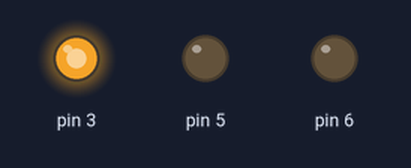
A sketch run on a simulated Arduino Uno, built with avr-gcc and run on an emulated ATmega328P. Parts: output pins drawn as LEDs (lit = HIGH). Random numbers use the default seed unless the sketch sets one; what the sketch prints to the serial monitor is not drawn.

Above: at 0.1 s.
At 5.39 s:
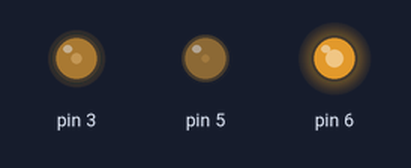
At 10.27 s:
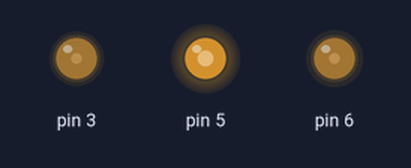
At 20.05 s:
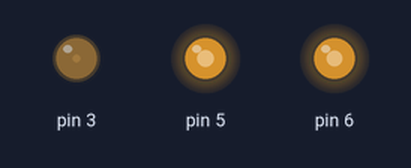
At 29.82 s:
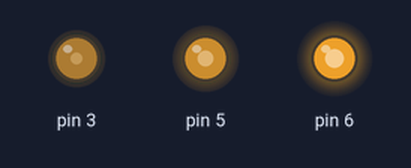
At 39.59 s:
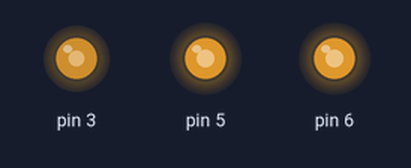
Timing chart, 0 to 40.0 s (numbered marks = the images above):
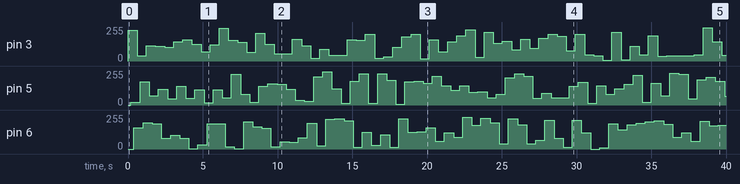

The sketch:

sketch04_pwm_3_leds.ino
```cpp
int pwm1=0;
int pwm2=0;
int pwm3=0;

int ledR=3;
int ledG=5;
int ledB=6;

void setup() {
  // put your setup code here, to run once:
Serial.begin(9600);
}

void loop() {
  // put your main code here, to run repeatedly:
pwm1=random(0,255);
pwm2=random(0,255);
pwm3=random(0,255);
pwmLed(ledR,pwm1);
pwmLed(ledG,pwm2);
pwmLed(ledB,pwm3);

//Serial.print("AA07,LED_R: ");
Serial.print(pwm1);
Serial.print(",");
//Serial.print(",LED_G: ");
Serial.print(pwm2);
Serial.print(",");
//Serial.print(",LED_B: ");
Serial.println(pwm3);
Serial.print(",");
  delay(10);
}
void pwmLed(int led,int pwmValue){

  analogWrite(led,pwmValue);
  delay(200);

}
```

Measured:
- by itself, pin 3: 0/255 → 232/255 at 0.00 s, → 38/255 0.61 s later, → 114/255 0.61 s later, → 109/255 0.61 s later, … (66 changes in this stretch)
- by itself, pin 5: 0/255 → 19/255 at 0.20 s, → 175/255 0.61 s later, → 68/255 0.61 s later, → 120/255 0.61 s later, … (66 changes in this stretch)
- by itself, pin 6: 0/255 → 158/255 at 0.40 s, → 197/255 0.61 s later, → 188/255 0.61 s later, → 80/255 0.61 s later, … (65 changes in this stretch)
